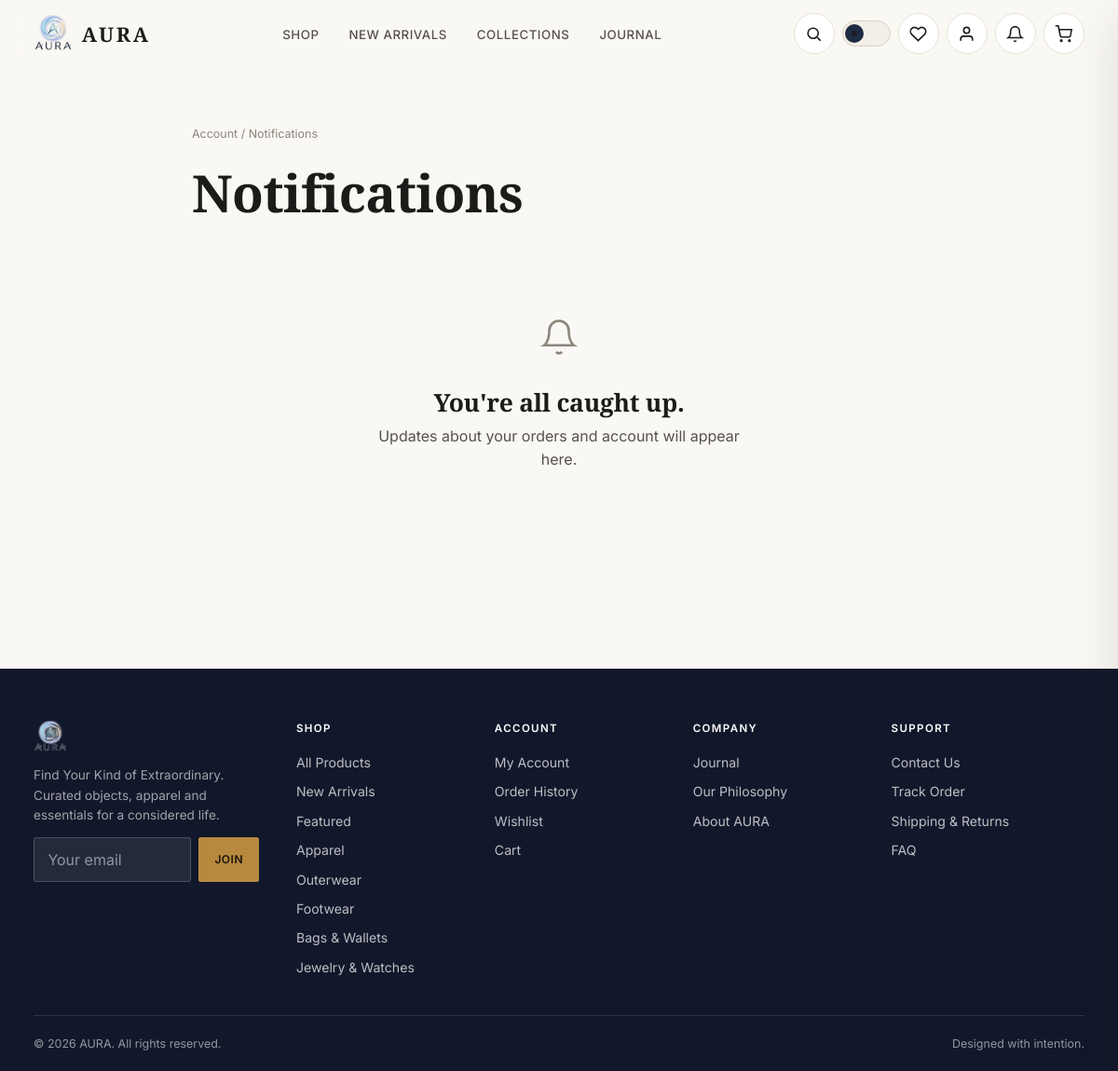
/notifications/ (signed in), run on an earlier commit of the app's database.
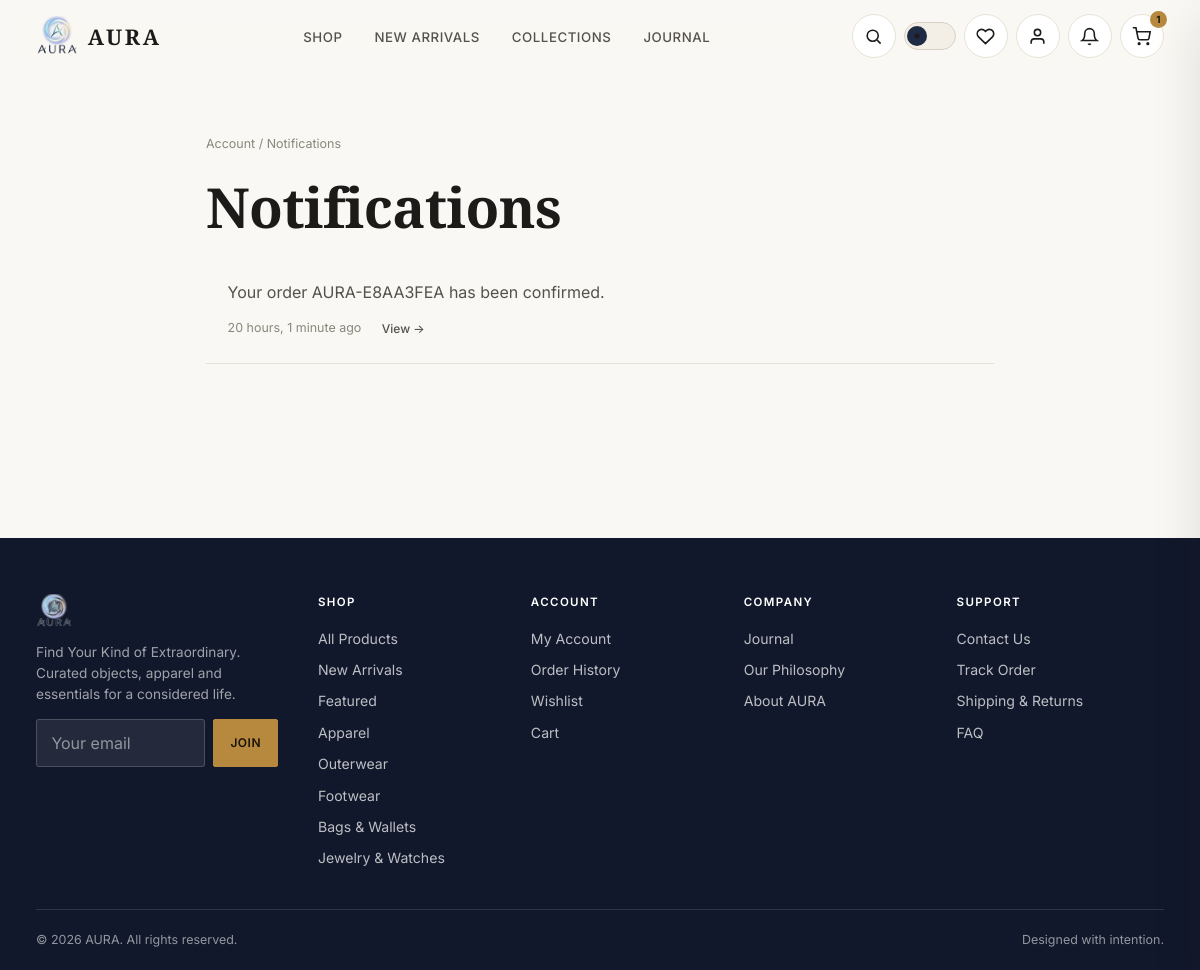
And on a later commit of the database.
### store/models.py (models this page shows, shortened)
class Category(models.Model):
    name = models.CharField(max_length=100, unique=True)
    slug = models.SlugField(max_length=120, unique=True, blank=True)
    description = models.TextField(blank=True)
    image_url = models.URLField(blank=True, help_text='External editorial image representing this category.')
    display_order = models.PositiveIntegerField(default=0)
    is_active = models.BooleanField(default=True)
    created_at = models.DateTimeField(auto_now_add=True)
    class Meta:
        verbose_name_plural = 'Categories'
        ordering = ['display_order', 'name']
    def get_absolute_url(self):
        return reverse('store:category_detail', kwargs={'slug': self.slug})

### notifications/models.py (models this page shows, shortened)
class Notification(models.Model):
    NOTIF_TYPES = [
        ('order_confirmed', 'Order Confirmed'),
        ('order_processing', 'Order Processing'),
        ('order_shipped', 'Order Shipped'),
        ('order_out_for_delivery', 'Out for Delivery'),
        ('order_delivered', 'Order Delivered'),
        ('order_cancelled', 'Order Cancelled'),
        ('general', 'General'),
    ]
    STATUS_MESSAGE_MAP = {
        'confirmed': ('order_confirmed', 'Your order {number} has been confirmed.'),
        'processing': ('order_processing', 'Your order {number} is being processed.'),
        'shipped': ('order_shipped', 'Your order {number} has shipped.'),
        'out_for_delivery': ('order_out_for_delivery', 'Your order {number} is out for delivery.'),
        'delivered': ('order_delivered', 'Your order {number} has been delivered.'),
        'cancelled': ('order_cancelled', 'Your order {number} was cancelled.'),
    }
    user = models.ForeignKey(settings.AUTH_USER_MODEL, on_delete=models.CASCADE, related_name='notifications')
    notif_type = models.CharField(max_length=30, choices=NOTIF_TYPES, default='general')
    message = models.CharField(max_length=255)
    link = models.CharField(max_length=255, blank=True)
    is_read = models.BooleanField(default=False)
    created_at = models.DateTimeField(auto_now_add=True)
    class Meta:
        ordering = ['-created_at']

### notifications/views.py (the view)
# urls.py: path('', views.notification_list, name='notification_list'),
@login_required
def notification_list(request):
    notifications = Notification.objects.filter(user=request.user)
    unread = notifications.filter(is_read=False)
    unread.update(is_read=True)  # viewing the list marks them read
    return render(request, 'notifications/list.html', {'notifications': notifications})

### cart/context_processors.py (called while the page is built)
def cart_context(request):
    cart = getattr(request, 'cart', None)
    if cart is None:
        return {'cart_item_count': 0}
    return {'cart_item_count': cart.total_items}

### cart/models.py (called while the page is built)
    @property
    def items_qs(self):
        return self.items.select_related('product', 'product__category').all()

    @property
    def total_items(self):
        return sum(item.quantity for item in self.items_qs)

### core/context_processors.py (called while the page is built)
def site_context(request):
    from store.models import Category
    return {
        'SITE_NAME': 'AURA',
        'SITE_TAGLINE': 'Find Your Kind of Extraordinary.',
        'footer_categories': Category.objects.filter(is_active=True)[:5],
    }

### notifications/context_processors.py (called while the page is built)
def notifications_context(request):
    if request.user.is_authenticated:
        count = request.user.notifications.filter(is_read=False).count()
        return {'unread_notification_count': count}
    return {'unread_notification_count': 0}

### wishlist/context_processors.py (called while the page is built)
def wishlist_context(request):
    if request.user.is_authenticated:
        ids = list(request.user.wishlist_items.values_list('product_id', flat=True))
        return {'wishlist_product_ids': ids, 'wishlist_count': len(ids)}
    return {'wishlist_product_ids': [], 'wishlist_count': 0}

### templates/notifications/list.html (shortened to what this page needs)
{% extends 'base.html' %}
{% block content %}
<section class="section container-narrow">
  <div class="breadcrumbs"><a href="{% url 'accounts:account_dashboard' %}">Account</a> / Notifications</div>
  <h1>Notifications</h1>
  {% if notifications %}
    <div style="margin-top:1.5rem;">
      {% for n in notifications %}
        <div class="notification-item">
          <div>
            <p style="margin:0;">{{ n.message }}</p>
            <span class="text-muted" style="font-size:0.78rem;">{{ n.created_at|timesince }} ago</span>
            {% if n.link %}<a href="{{ n.link }}" class="btn-ghost btn-sm" style="display:inline-block; margin-top:0.35rem;">View &rarr;</a>{% endif %}
          </div>
        </div>
      {% endfor %}
    </div>
  {% else %}
    <div class="empty-state">
      <div class="icon">
        <svg width="42" height="42" viewBox="0 0 24 24" fill="none" stroke="currentColor" stroke-width="1.5"><path d="M18 8a6 6 0 0 0-12 0c0 7-3 9-3 9h18s-3-2-3-9"/><path d="M13.7 21a2 2 0 0 1-3.4 0"/></svg>
      </div>
      <h3>You're all caught up.</h3>
      <p>Updates about your orders and account will appear here.</p>
    </div>
  {% endif %}
</section>
{% endblock %}

### templates/includes/footer.html (shortened to what this page needs)
{% load static %}
<footer class="site-footer">
  <div class="container">
    <div class="footer-grid">
      <div class="footer-brand">
        <img src="{% static 'images/aura-logo-transparent.png' %}" alt="AURA">
        <p>{{ SITE_TAGLINE }} Curated objects, apparel and essentials for a considered life.</p>
        <form class="newsletter-form" data-newsletter-form action="{% url 'core:newsletter_signup' %}" method="post">
          <input type="email" name="email" placeholder="Your email" required aria-label="Email for newsletter">
          <button type="submit" class="btn btn-gold btn-sm">Join</button>
        </form>
      </div>
      <div>
        <h5>Shop</h5>
        <ul>
          <li><a href="{% url 'store:shop' %}">All Products</a></li>
          <li><a href="{% url 'store:shop' %}?collection=new">New Arrivals</a></li>
          <li><a href="{% url 'store:shop' %}?collection=featured">Featured</a></li>
          {% for c in footer_categories %}<li><a href="{{ c.get_absolute_url }}">{{ c.name }}</a></li>{% endfor %}
        </ul>
      </div>
      <div class="footer-col-account">
        <h5>Account</h5>
        <ul>
          <li><a href="{% url 'accounts:account_dashboard' %}">My Account</a></li>
          <li><a href="{% url 'orders:order_history' %}">Order History</a></li>
          <li><a href="{% url 'wishlist:wishlist_detail' %}">Wishlist</a></li>
          <li><a href="{% url 'cart:cart_detail' %}">Cart</a></li>
        </ul>
      </div>
      <div>
        <h5>Company</h5>
        <ul>
          <li><a href="{% url 'core:journal' %}">Journal</a></li>
          <li><a href="{% url 'core:home' %}#philosophy">Our Philosophy</a></li>
          <li><a href="{% url 'core:home' %}#story">About AURA</a></li>
        </ul>
      </div>
      <div>
        <h5>Support</h5>
        <ul>
          <li><a href="{% url 'core:contact' %}">Contact Us</a></li>
          <li><a href="{% url 'orders:order_history' %}">Track Order</a></li>
          <li><a href="{% url 'core:home' %}#shipping">Shipping &amp; Returns</a></li>
          <li><a href="{% url 'core:home' %}#faq">FAQ</a></li>
        </ul>
      </div>
    </div>
    <div class="footer-bottom">
      <span>&copy; {% now "Y" %} AURA. All rights reserved.</span>
      <span>Designed with intention.</span>
    </div>
  </div>
</footer>

What changed in the data, as far as the page shows it:
added Notification: message "Your order AURA-E8AA3FEA has been confirmed.", created_at "20 hours, 1 minute"
Also different on the page:
{{ cart_item_count }}: (not shown) → "1"
text no longer shown: "You're all caught up. Updates about your orders and account will appear here."
